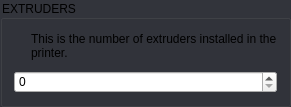
    <widget class="QGroupBox" name="groupBox">
     <property name="focusPolicy">
      <enum>Qt::StrongFocus</enum>
     </property>
     <property name="styleSheet">
      <string notr="true">QGroupBox:!disabled {
	background: rgb(50, 52, 59);
}</string>
     </property>
     <property name="title">
      <string>EXTRUDERS</string>
     </property>
     <layout class="QGridLayout" name="gridLayout_2">
      <property name="spacing">
       <number>10</number>
      </property>
      <item row="1" column="0">
       <widget class="QLabel" name="label_2">
        <property name="sizePolicy">
         <sizepolicy hsizetype="Fixed" vsizetype="Preferred">
          <horstretch>0</horstretch>
          <verstretch>0</verstretch>
         </sizepolicy>
        </property>
        <property name="minimumSize">
         <size>
          <width>0</width>
          <height>30</height>
         </size>
        </property>
        <property name="text">
         <string/>
        </property>
        <property name="pixmap">
         <pixmap resource="../resources/resources.qrc">:/info_FILL0_wght100_GRAD0_opsz20.svg</pixmap>
        </property>
       </widget>
      </item>
      <item row="1" column="1">
       <widget class="QLabel" name="label">
        <property name="minimumSize">
         <size>
          <width>0</width>
          <height>30</height>
         </size>
        </property>
        <property name="text">
         <string>This is the number of extruders installed in the printer.</string>
        </property>
        <property name="wordWrap">
         <bool>true</bool>
        </property>
       </widget>
      </item>
      <item row="2" column="0" colspan="2">
       <widget class="QSpinBox" name="uExtrudersSpinBox">
        <property name="sizePolicy">
         <sizepolicy hsizetype="Expanding" vsizetype="Fixed">
          <horstretch>0</horstretch>
          <verstretch>0</verstretch>
         </sizepolicy>
        </property>
        <property name="minimum">
         <number>0</number>
        </property>
        <property name="maximum">
         <number>8</number>
        </property>
       </widget>
      </item>
     </layout>
    </widget>
